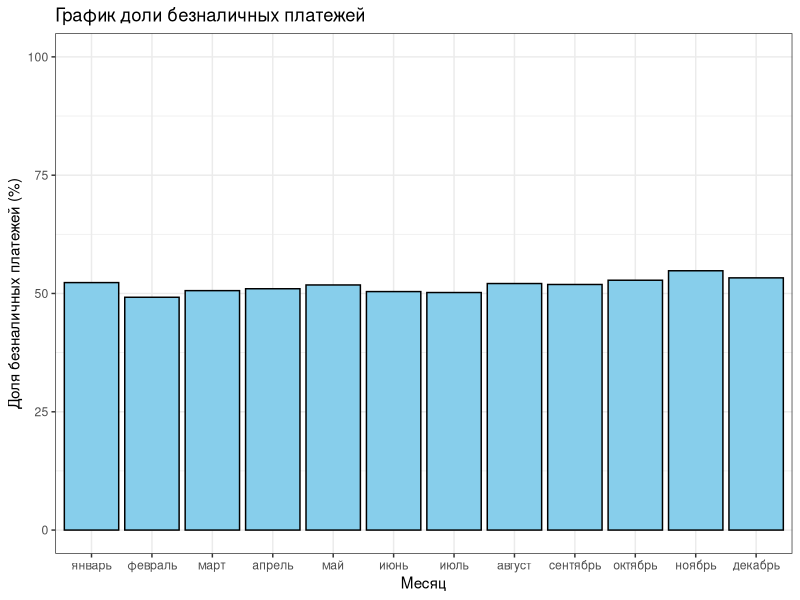
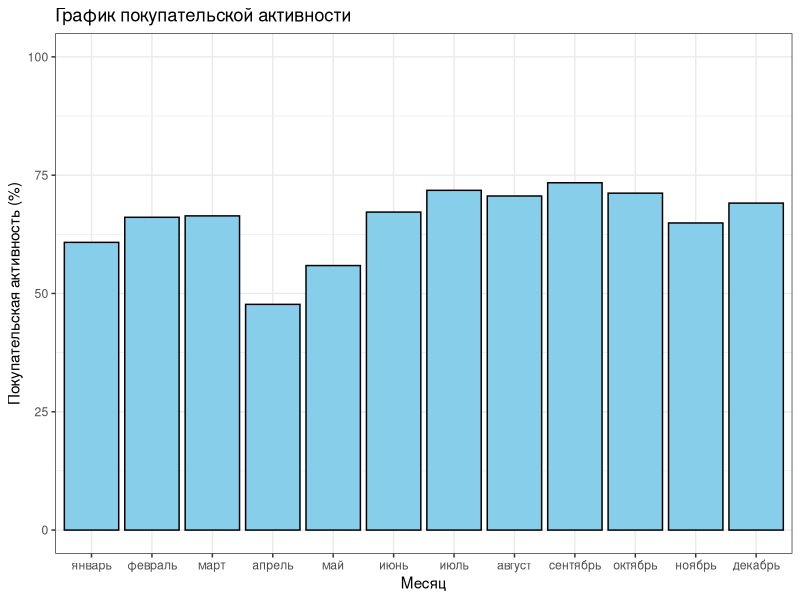
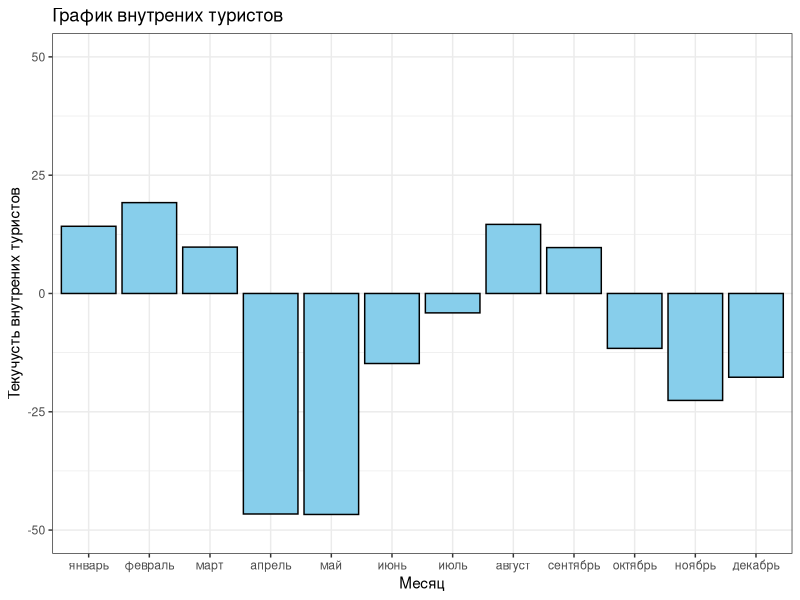
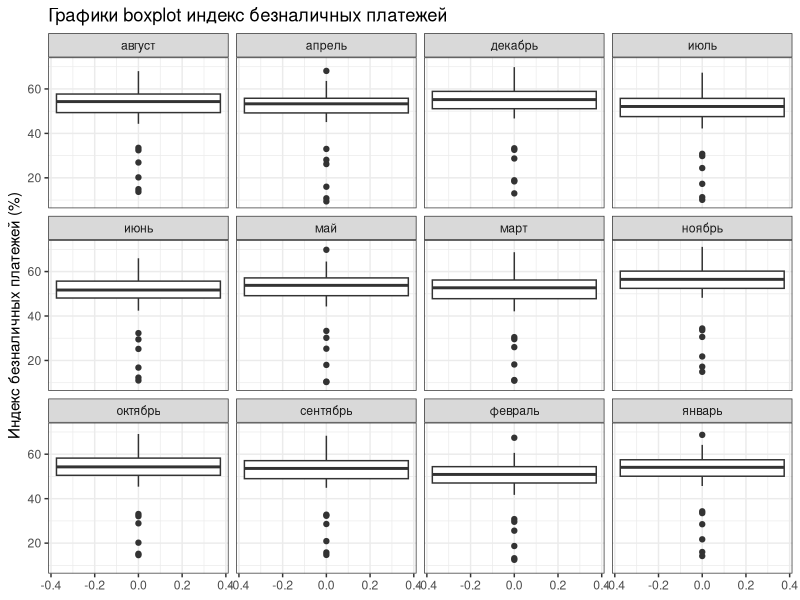
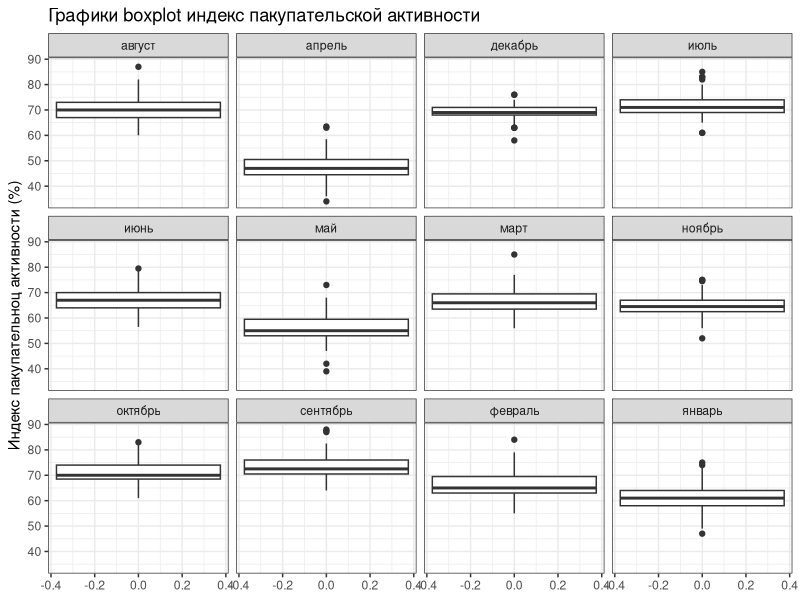
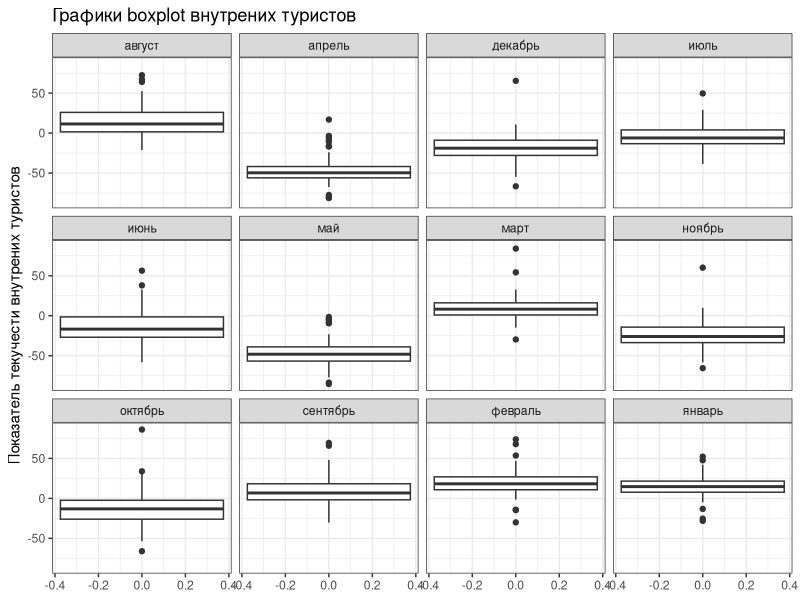

These charts were generated, in order, by the following R code:
## ---- chunk 1
setwd('C:/Users/yadon/Skillbox/R/TrustUs_R/data')
library(tidyverse)
library(readxl)
df <- read_excel('total.xlsx')
## ---- chunk 2
summary(df$Индекс.БП)
summary(df$Индекс.ПА)
summary(df$Количество.ВТ)
## ---- chunk 3
df_for_graf <- df %>% group_by(Месяц) %>% summarise(Индекс.БП = round(mean(Индекс.БП), 1),
                                                    Индекс.ПА = round(mean(Индекс.ПА), 1),
                                                    Количество.ВТ = round(mean(Количество.ВТ), 1))

df_for_graf$Месяц <- factor(df_for_graf$Месяц, levels = c('январь', 'февраль', 'март', 'апрель', 'май', 'июнь', 
                                                          'июль', 'август', 'сентябрь', 'октябрь', 'ноябрь', 'декабрь'))

ggplot(data = df_for_graf, aes(x = Месяц, y = Индекс.БП)) + 
  geom_col(fill = 'skyblue',
           col = 'black') +
  ylim(0, 100) +
  theme_bw() +
  labs(title = 'График доли безналичных платежей',
       x = 'Месяц',
       y = 'Доля безналичных платежей (%)')

ggplot(data = df_for_graf, aes(x = Месяц, y = Индекс.ПА)) + 
  geom_col(fill = 'skyblue',
           col = 'black') +
  ylim(0, 100) +
  theme_bw() +
  labs(title = 'График покупательской активности',
       x = 'Месяц',
       y = 'Покупательская активность (%)')

ggplot(data = df_for_graf, aes(x = Месяц, y = Количество.ВТ)) + 
  geom_col(fill = 'skyblue',
           col = 'black') +
  ylim(-50, 50) +
  theme_bw() +
  labs(title = 'График внутрених туристов',
       x = 'Месяц',
       y = 'Текучусть внутрених туристов')
## ---- chunk 4
ggplot(data = df, aes(y = Индекс.БП)) + 
  geom_boxplot() + 
  facet_wrap(~Месяц) +
  theme_bw() +
  ggtitle('Графики boxplot индекс безналичных платежей') +
  ylab('Индекс безналичных платежей (%)')


ggplot(data = df, aes(y = Индекс.ПА)) + 
  geom_boxplot() + 
  facet_wrap(~Месяц) +
  theme_bw() +
  ggtitle('Графики boxplot индекс пакупательской активности') +
  ylab('Индекс пакупательноц активности (%)')

ggplot(data = df, aes(y = Количество.ВТ)) + 
  geom_boxplot() + 
  facet_wrap(~Месяц) +
  theme_bw() +
  ggtitle('Графики boxplot внутрених туристов') +
  ylab('Показатель текучести внутрених туристов')
## ---- chunk 5
extra <- function(data) {
  iqr <- IQR(data)
  q1 <- quantile(data, 0.25)
  q3 <- quantile(data, 0.75)
  lower_b <- q1 - 1.5 * iqr
  upper_b <- q3 + 1.5 * iqr
  return(c(lower_b, upper_b))
}

test_pa <- extra(df$Индекс.ПА)
df_test_pa <- df[df$Индекс.ПА < test_pa[1] | df$Индекс.ПА > test_pa[2], ]

test_bp <- extra(df$Индекс.БП)
df_test_bp <- df[df$Индекс.БП < test_bp[1] | df$Индекс.БП > test_bp[2], ]

test_vt <- extra(df$Количество.ВТ)
df_test_vt <- df[df$Количество.ВТ < test_vt[1] | df$Количество.ВТ > test_vt[2], ]
